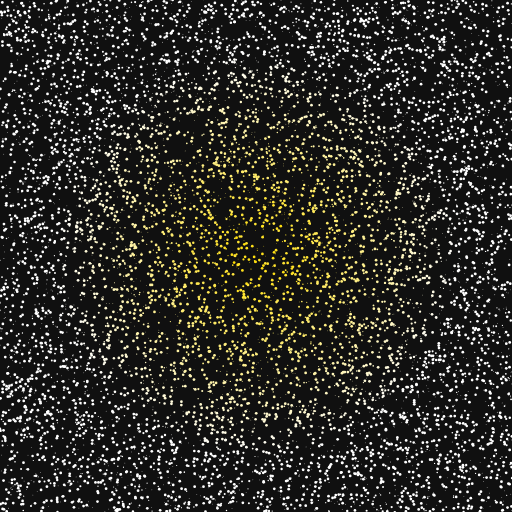
Frame 1 (no input)
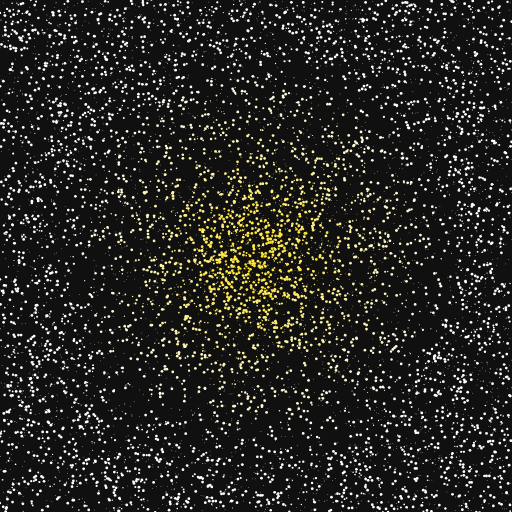
Frame 60 (no input)
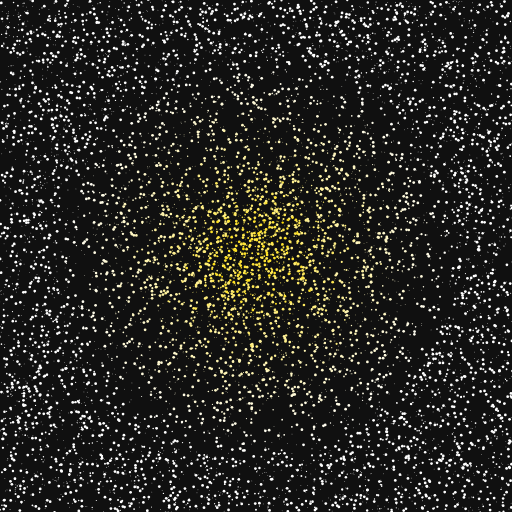
Frame 120 (the mouse pressed at the canvas centre since frame 60)

The p5.js sketch that drew these frames (run headless with seeded random() and noise() and a simulated clock; from frame 60 on, the mouse is pressed at the canvas centre):

// p5.js sketch
// ── sketch.js
let balls = [];
let numberOfBalls = 9000;

// Attraction point: starts at the center
let attractX, attractY;
let attractionRadius = 200; // How close the point needs to be to affect a ball
let moveStep = 5;

// Track the physical state of the WASD keys
let keys = {
  w: false,
  a: false,
  s: false,
  d: false,
};

function setup() {
  createCanvas(512, 512);
  background(16);
  noStroke(); // Improves performance

  attractX = width / 2;
  attractY = height / 2;

  for (let i = 0; i < numberOfBalls; i++) {
    let ballX = random(width);
    let ballY = random(height);
    let BallColor = color(245, 215, random(255));
    let BallR = random(1, 4);
    let ball = new Ball(ballX, ballY, BallColor, BallR);
    balls.push(ball);
  }
}

function draw() {
  background(16);

  // Move the attraction point based on our custom tracking object
  if (keys.a) attractX -= moveStep; // Left
  if (keys.d) attractX += moveStep; // Right
  if (keys.w) attractY -= moveStep; // Up
  if (keys.s) attractY += moveStep; // Down

  attractX = constrain(attractX, 0, width);
  attractY = constrain(attractY, 0, height);

  for (let ball of balls) {
    ball.change(random(1, 4));
  }
}

// p5.js native keyboard event functions
function keyPressed() {
  let k = key.toLowerCase(); // Automatically handles Caps Lock
  if (k === "w") keys.w = true;
  if (k === "a") keys.a = true;
  if (k === "s") keys.s = true;
  if (k === "d") keys.d = true;
}

function keyReleased() {
  let k = key.toLowerCase();
  if (k === "w") keys.w = false;
  if (k === "a") keys.a = false;
  if (k === "s") keys.s = false;
  if (k === "d") keys.d = false;
}

class Ball {
  constructor(x, y, c, r) {
    // Save the original starting position so the ball has a "home" to return to
    this.baseX = x;
    this.baseY = y;

    // Current position
    this.x = x;
    this.y = y;
    this.color = c;
    this.r = r;
  }

  change(byHowMuch) {
    // Measure distance from the ball's HOME to the attraction point
    let d = dist(this.baseX, this.baseY, attractX, attractY);

    // t goes from 0 (exactly on the point) to 1 (at the edge of the attraction radius)
    let t = constrain(d / attractionRadius, 0, 1);

    // Speed: 4x near the point, down to 0.5x outside the radius
    let speedMultiplier = map(t, 0, 1, 8, 0.5);

    this.changeSize(byHowMuch);
    this.move(byHowMuch * speedMultiplier, d, t);
    this.show(t);
  }

  changeSize(byHowMuch) {
    this.r += random(-byHowMuch, byHowMuch);
    this.r = constrain(this.r, 0.75, 2.75);
  }

  move(jitterAmount, distanceToAttractor, t) {
    // 1. Determine where the ball *wants* to be
    let targetX = this.baseX;
    let targetY = this.baseY;

    // If the ball is inside the attraction radius, pull its target towards the center
    if (distanceToAttractor < attractionRadius) {
      // Pull strength goes from 1 (center) to 0 (edge of radius)
      let pull = map(distanceToAttractor, 0, attractionRadius, 1, 0);

      // Pull the target towards the attract point (multiplied by 0.8 so they don't merge into a single pixel)
      targetX = lerp(this.baseX, attractX, pull * 0.8);
      targetY = lerp(this.baseY, attractY, pull * 0.8);
    }

    // 2. Smoothly glide the ball towards its target position
    this.x = lerp(this.x, targetX, 0.1);
    this.y = lerp(this.y, targetY, 0.1);

    // 3. Add the scattered jitter on top
    this.x += random(-jitterAmount, jitterAmount);
    this.y += random(-jitterAmount, jitterAmount);
  }

  show(t) {
    // Color: yellow near the point, fading to white at the edge of the attraction radius
    let c = lerpColor(color(255, 221, 0), color(255, 255, 255), t);
    fill(c);
    circle(this.x, this.y, this.r);
  }
}
